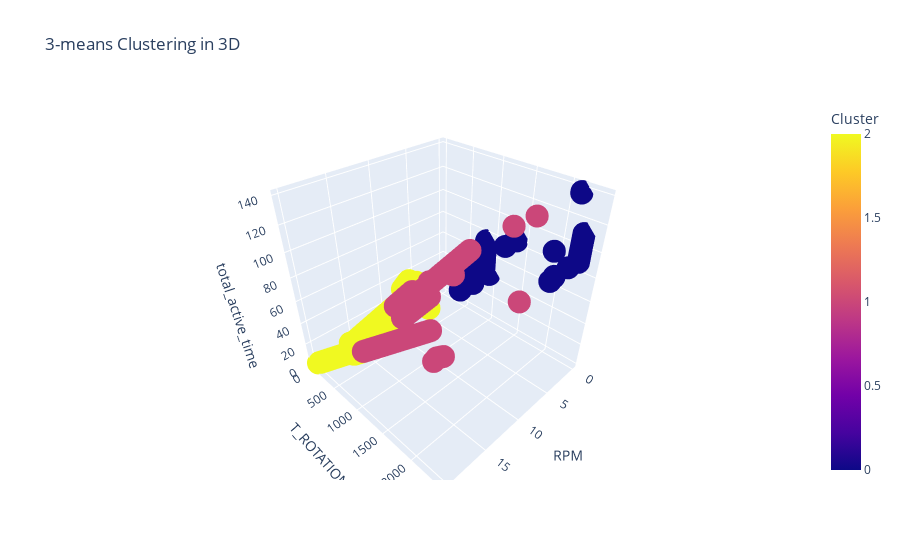

Notebook source saved alongside this figure:
### Code cell
# import pandas as pd
# import plotly.express as px
# from sklearn.cluster import KMeans
# from sklearn.preprocessing import StandardScaler

# # Load the data into a pandas DataFrame
# data = pd.read_csv('DataSet1.csv')
# changeName = {
#     'Device_id' : 'ID',
#     'time' : 'TIME',
#     'RPM' :'RPM',
#     'Total_rotations':'T_ROTATION',
#     'On_time' : 'ONt',
#     'Off_time':'OFt'
# }
# data = data.rename(columns = changeName)

# # Remove any missing values
# data.dropna(inplace=True)

# # Calculate total_active_time by subtracting off_time from on_time
# data['total_active_time'] = data['ONt'] - data['OFt']

# # Select the features to be used for clustering
# X = data[['RPM', 'T_ROTATION', 'total_active_time']]

# # Scale the features
# scaler = StandardScaler()
# X_scaled = scaler.fit_transform(X)

# # Determine the optimal number of clusters using the elbow method
# inertia = []
# for k in range(1, 11):
#     kmeans = KMeans(n_clusters=k)
#     kmeans.fit(X_scaled)
#     inertia.append(kmeans.inertia_)

# # Based on the elbow curve, choose the appropriate number of clusters
# # Let's say we choose k=3

# # Apply k-means clustering with the chosen number of clusters
# kmeans = KMeans(n_clusters=3)
# kmeans.fit(X_scaled)

# # Get the cluster labels for each data point
# labels = kmeans.labels_

# # Add the cluster labels to the DataFrame
# data['Cluster'] = labels

# # Visualize the clusters in 3D using Plotly
# fig = px.scatter_3d(
#     data,
#     x='RPM',
#     y='T_ROTATION',
#     z='total_active_time',
#     color='Cluster',
# #     symbol='Cluster',
#     title='3-means Clustering in 3D'
# )
# fig.show()

### Figure 1 — Plotly figure (JSON) as saved in the notebook; plotly's stock layout.template omitted (floating-point values rounded to 4 significant figures; data arrays with more than 128 entries replaced by an {"elided": "..."} marker saying what was removed)
{"data": [{"hovertemplate": "RPM=%{x}<br>T_ROTATION=%{y}<br>total_active_time=%{z}<br>Cluster=%{marker.color}<extra></extra>", "legendgroup": "", "marker": {"color": {"elided": "468 int values"}, "coloraxis": "coloraxis", "symbol": "circle"}, "mode": "markers", "name": "", "scene": "scene", "showlegend": false, "type": "scatter3d", "x": {"elided": "468 int values"}, "y": {"elided": "468 int values"}, "z": {"elided": "468 int values"}}], "layout": {"coloraxis": {"colorbar": {"title": {"text": "Cluster"}}, "colorscale": [[0, "#0d0887"], [0.1111, "#46039f"], [0.2222, "#7201a8"], [0.3333, "#9c179e"], [0.4444, "#bd3786"], [0.5556, "#d8576b"], [0.6667, "#ed7953"], [0.7778, "#fb9f3a"], [0.8889, "#fdca26"], [1, "#f0f921"]]}, "legend": {"tracegroupgap": 0}, "scene": {"domain": {"x": [0, 1], "y": [0, 1]}, "xaxis": {"title": {"text": "RPM"}}, "yaxis": {"title": {"text": "T_ROTATION"}}, "zaxis": {"title": {"text": "total_active_time"}}}, "title": {"text": "3-means Clustering in 3D"}}}
